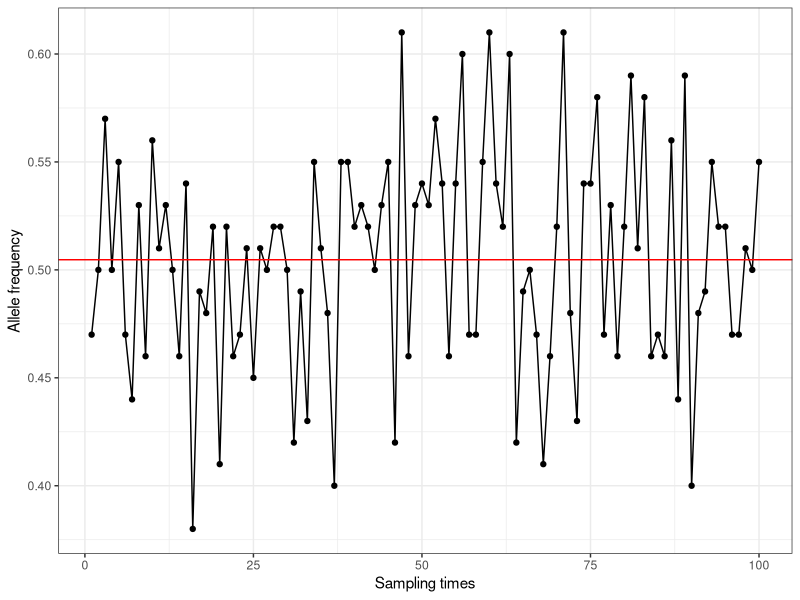
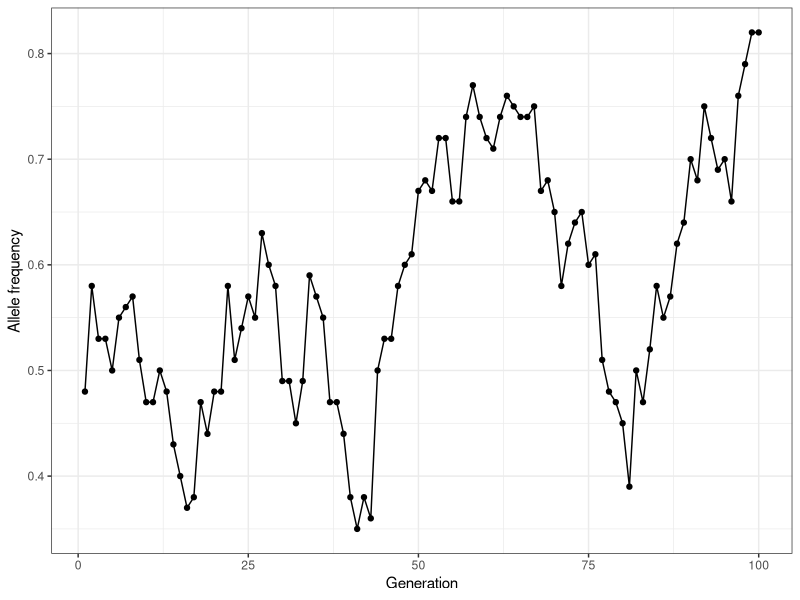

The R source for these figures, in order: (Note: this script raises an error after producing the figures.)
## ---- chunk 1
# set the parameters

# population size
N = 50

# initial allele frequency for allele A
fA = 0.5

# number of times to sample the population
n_gen = 100

# sample the population with binomial distribution - for one generation
freq = rbinom(n_gen, 2*N, fA) / (2*N)
## ---- chunk 2
# load the libraries for plotting
library(ggplot2)

# creata dataframe for plotting
data = data.frame(Times = 1:n_gen, Allele_frequency = freq)

plot = ggplot(data, aes(x = Times, y = Allele_frequency)) + geom_line() + geom_point()
# add horizontal line to the plot
plot + geom_hline(yintercept = mean(freq), col = "red") + theme_bw() + ylab("Allele frequency") + xlab("Sampling times")
## ---- chunk 3
# set the parameters

# population size
N = 50

# initial allele frequency for allele A
fA = 0.5

# number of generations to simulate
n_gen = 100

# table to store the allele frequency over time
data = data.frame(Generation = 1:n_gen, Allele_frequency = fA)

for(i in 1:n_gen){
  
  fA = rbinom(1, 2*N, fA) / (2*N)
  data[i, 2] = fA 
  
}

ggplot(data = data, aes(x = Generation, y = Allele_frequency)) + geom_line() + geom_point() + theme_bw() + ylab("Allele frequency") + xlab("Generation")

## ---- chunk 4
# set the parameters
N = 50
n_gen = 100
frequencies = c(0.1, 0.5, 0.7, 0.9)
rounds = 1:10

# table to store the allele frequency over time
data = data.frame(Generation = n_gen * max(rounds), Allele_frequency = 0, Initial_frequency = 0, Round = 0)

for(j in 1:length(frequencies)){
  
  fA = frequencies[j]
  
  for(round in rounds){
  
    for(i in 1:(n_gen)){
    
      fA = rbinom(1, 2*N, fA) / (2*N)
      data$Allele_frequency[i] = fA 
      data$Initial_frequency[i] = frequencies[j]
      data$Round[i] = round
    
    }
  
  }

}

## ---- chunk 5
# large population
N = 500

# initial allele frequency for allele A
fA = 0.5

# number of generations to simulate
n_gen = 100

# table to store the allele frequency over time
large = data.frame(Generation = 1:n_gen, Allele_frequency = fA)

for(i in 1:n_gen){
  
  fA = rbinom(1, 2*N, fA) / (2*N)
  large[i, 2] = fA 
  
}

# small population
N = 10

# table to store the allele frequency over time
small = data.frame(Generation = 1:n_gen, Allele_frequency = fA)

for(i in 1:n_gen){
  
  fA = rbinom(1, 2*N, fA) / (2*N)
  small[i, 2] = fA 
  
}
small$Type = "small"
large$Type = "large"
data = rbind(large, small)

ggplot(data = data, aes(x = Generation, y = Allele_frequency, col = Type)) + geom_line() + geom_point() + theme_bw() + ylab("Allele frequency") + xlab("Generation") + ggtitle("Initial allele frequency of 0.5")
